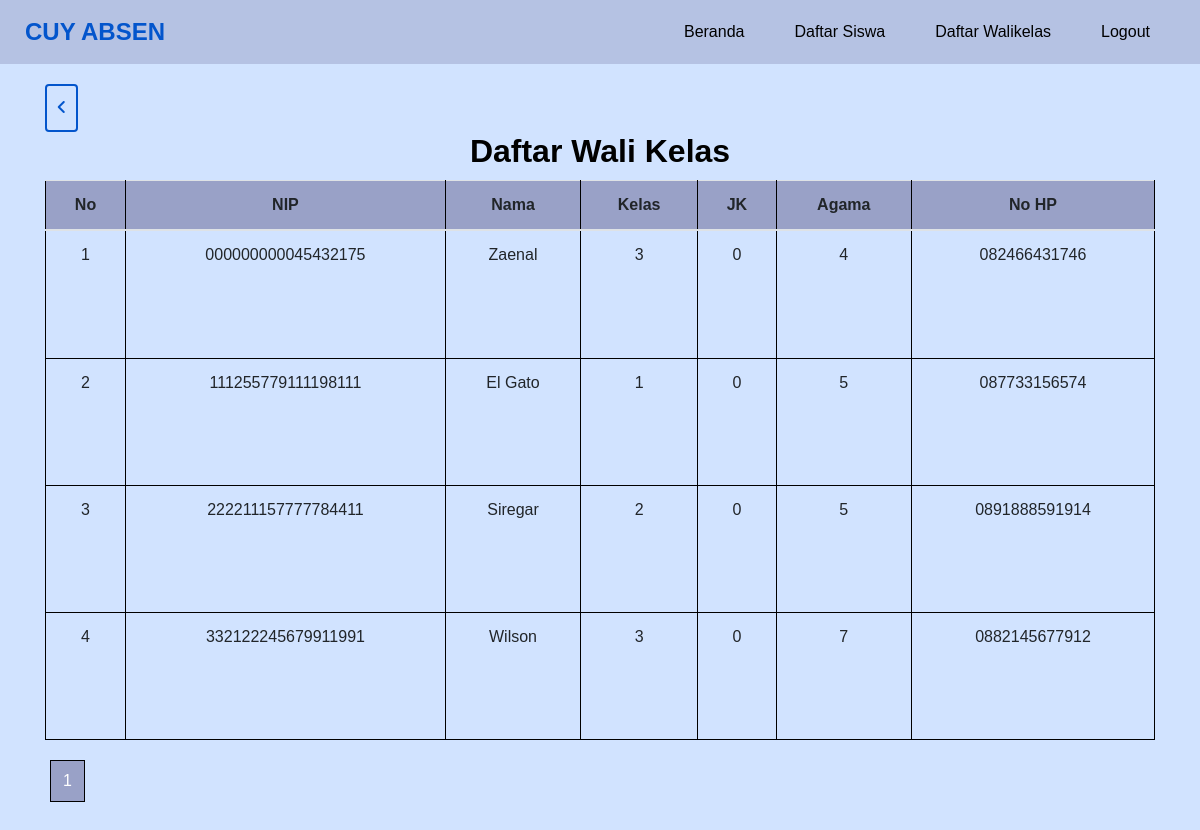
The page /walikelas.php (signed in) on the database its author committed.
### tables this page shows
CREATE TABLE `wakel` (
  `nip` char(18) NOT NULL,
  `nama` varchar(10) DEFAULT NULL,
  `kelas` varchar(1) DEFAULT NULL,
  `jk` char(1) DEFAULT NULL,
  `agama` char(1) DEFAULT NULL,
  `no_hp` char(13) DEFAULT NULL
);

### walikelas.php (the view, shortened to what this page needs)
<?php
include('db/conn.php');
$limit = 10;
$page = isset($_GET['page']) ? (int)$_GET['page'] : 1;
$offset = ($page - 1) * $limit;
$totalQuery = $conn->query("SELECT COUNT(*) AS total FROM wakel");
$totalData = $totalQuery->fetch_assoc()['total'];
$totalPages = ceil($totalData / $limit);
$result = $conn->query("SELECT * FROM wakel LIMIT $limit OFFSET $offset");
?>
<!DOCTYPE html>
<html>
<head>
  <link rel="stylesheet" type="text/css" href="css/bootstrap.css" />
  <link rel="stylesheet" href="https://cdnjs.cloudflare.com/ajax/libs/font-awesome/6.0.0/css/all.min.css">
  <link href="css/style.css" rel="stylesheet" />
</head>
<body>
  <section class="siswa-section">
    <div class="container">
      <div class="row">
        <div class="col-lg-12 col-md-12">
          <div class="siswa-box">
          <div class="back-button">
            <button type="button" onclick="window.history.back();" class="outlined"><i class="fa-solid fa-angle-left"></i></button>
          </div>
            <h2>Daftar Wali Kelas</h2>
            <table class="table">
              <thead>
                <tr>
                  <th>No</th>
                  <th>NIP</th>
                  <th>Nama</th>
                  <th>Kelas</th>
                  <th>JK</th>
                  <th>Agama</th>
                  <th>No HP</th>
                </tr>
              </thead>
              <tbody>
                <?php
                $nomor = $offset + 1;
                while ($row = $result->fetch_assoc()):
                ?>
                    <tr>
                        <td><?= $nomor; ?></td>
                        <td><?= htmlspecialchars($row['nip']); ?></td>
                        <td><?= htmlspecialchars($row['nama']); ?></td>
                        <td><?= htmlspecialchars($row['kelas']); ?></td>
                        <td><?= htmlspecialchars($row['jk']); ?></td>
                        <td><?= htmlspecialchars($row['agama']); ?></td>
                        <td><?= htmlspecialchars($row['no_hp']); ?></td>
                    </tr>
                <?php
                    $nomor++;
                endwhile;
                ?>
              </tbody>
            </table>
            <div class="pagination">
              <?php for ($i = 1; $i <= $totalPages; $i++): ?>
                <a href="?page=<?php echo $i; ?>" <?php echo ($i == $page) ? 'class="active"' : ''; ?>>
                  <?php echo $i; ?>
                </a>
              <?php endfor; ?>
            </div>
          </div>
        </div>
      </div>
    </div>
  </section>
</body>
</html>

### css/style.css (style rules this page uses)
body { font-family: 'poppins', sans-serif; color: #D1E3FF; }
h1, h2 { font-family: 'poppins', sans-serif; color: #000; text-align: center; font-weight: bold; }
a, a:hover, a:focus { text-decoration: none; }
.hero_area { background-color: #d1e3ff; }
.header_section { position: sticky; top: 0; background-color: rgba(153, 161, 199, 0.5); z-index: 1000; }
.header_section .header_bottom { padding: 10px 0; }
.header_section .container-fluid { padding-right: 25px; padding-left: 25px; }
.navbar-brand { padding: 0; margin: 0; color: #000000; font-weight: bold; font-size: 24px; font-weight: bold; }
.navbar-brand span { color: #0355cc; text-transform: uppercase; }
.custom_nav-container { padding: 0; }
.custom_nav-container .navbar-nav { margin-left: auto; }
.custom_nav-container .navbar-nav .nav-item .nav-link { padding: 10px 25px; color: #000000; text-align: center; }
.siswa-section { height: 100vh; }
.siswa-section .siswa-box { margin-top: 10px; }
body { background-color: #d1e3ff; color: #fff; margin: 0; padding: 0; }
table { width: 250%; height: 70vh; border-collapse: collapse; margin-top: 10px; }
table th, table td { border: 1px solid #000; text-align: center; padding: 8px; }
table th { background-color: #99A1C7; }
.pagination { margin: 20px 0 ; text-align: center; }
.pagination a { margin: 0 5px; padding: 8px 12px; text-decoration: none; border: 1px solid #000; color: #000; }
.pagination a.active { background-color: #99A1C7; color: white; border-color: #000; }
button { padding: 10px 5px; font-size: 16px; cursor: pointer; border-radius: 4px; width: 100%; margin-top: 10px; box-sizing: border-box; }
.outlined { background-color: transparent; color: #0355cc; border: 2px solid #0355cc; }

### css/responsive.css (style rules this page uses)
@media (min-width: 1200px) { .container { max-width: 1170px; } }

### walikelas.php (style rules this page uses)
.back-button { width: 3%; }

### rows shown on the page
wakel: nip "000000000045432175", nama "Zaenal", kelas "3", jk "0", agama "4", no_hp "082466431746"
wakel: nip "111255779111198111", nama "El Gato", kelas "1", jk "0", agama "5", no_hp "087733156574"
wakel: nip "222211157777784411", nama "Siregar", kelas "2", jk "0", agama "5", no_hp "0891888591914"
wakel: nip "332122245679911991", nama "Wilson", kelas "3", jk "0", agama "7", no_hp "0882145677912"
